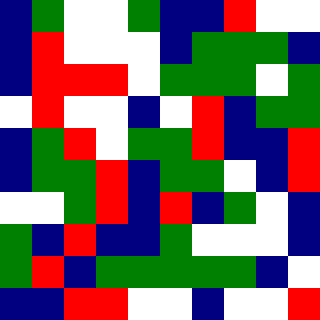

A level layout from a 2D game, rendered from its tile map. Below: a short description, then the map file with tile-grid data replaced by summaries:
An orthogonal 10x10 tile map with 32x32 px tiles, 1 tile layer (foreground).

<map version="1.0" orientation="orthogonal" width="10" height="10" tilewidth="32" tileheight="32">
 <tileset firstgid="1" name="foreground_tiles" tilewidth="32" tileheight="32">
  <image source="alpha-fg-tiles.png" width="128" height="32" />
 </tileset>
 <layer name="foreground" width="10" height="10">
  <data>[100 cells, 100 non-empty, 4 distinct tile ids]</data>
 </layer>
</map>